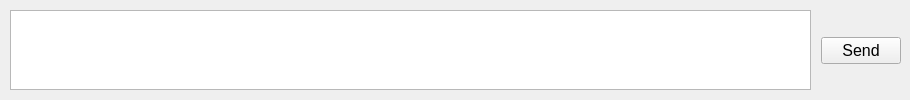
<?xml version="1.0" encoding="UTF-8"?>
<ui version="4.0">
 <class>InputWidget</class>
 <widget class="QWidget" name="InputWidget">
  <property name="geometry">
   <rect>
    <x>0</x>
    <y>0</y>
    <width>910</width>
    <height>100</height>
   </rect>
  </property>
  <property name="sizePolicy">
   <sizepolicy hsizetype="Minimum" vsizetype="Minimum">
    <horstretch>0</horstretch>
    <verstretch>0</verstretch>
   </sizepolicy>
  </property>
  <property name="maximumSize">
   <size>
    <width>2000</width>
    <height>500</height>
   </size>
  </property>
  <property name="windowTitle">
   <string>Form</string>
  </property>
  <widget class="QWidget" name="horizontalLayoutWidget">
   <property name="geometry">
    <rect>
     <x>0</x>
     <y>0</y>
     <width>911</width>
     <height>101</height>
    </rect>
   </property>
   <layout class="QHBoxLayout" name="horizontalLayout" stretch="1,0">
    <property name="spacing">
     <number>10</number>
    </property>
    <property name="sizeConstraint">
     <enum>QLayout::SetDefaultConstraint</enum>
    </property>
    <property name="leftMargin">
     <number>10</number>
    </property>
    <property name="topMargin">
     <number>10</number>
    </property>
    <property name="rightMargin">
     <number>10</number>
    </property>
    <property name="bottomMargin">
     <number>10</number>
    </property>
    <item>
     <widget class="QPlainTextEdit" name="messageEdit">
      <property name="sizePolicy">
       <sizepolicy hsizetype="Minimum" vsizetype="Minimum">
        <horstretch>0</horstretch>
        <verstretch>0</verstretch>
       </sizepolicy>
      </property>
      <property name="minimumSize">
       <size>
        <width>800</width>
        <height>80</height>
       </size>
      </property>
      <property name="maximumSize">
       <size>
        <width>1000</width>
        <height>80</height>
       </size>
      </property>
      <property name="font">
       <font>
        <pointsize>12</pointsize>
       </font>
      </property>
      <property name="placeholderText">
       <string/>
      </property>
     </widget>
    </item>
    <item>
     <widget class="QPushButton" name="pushButton">
      <property name="sizePolicy">
       <sizepolicy hsizetype="Expanding" vsizetype="Fixed">
        <horstretch>0</horstretch>
        <verstretch>0</verstretch>
       </sizepolicy>
      </property>
      <property name="font">
       <font>
        <pointsize>12</pointsize>
       </font>
      </property>
      <property name="text">
       <string>Send</string>
      </property>
     </widget>
    </item>
   </layout>
  </widget>
 </widget>
 <resources/>
 <connections/>
</ui>
